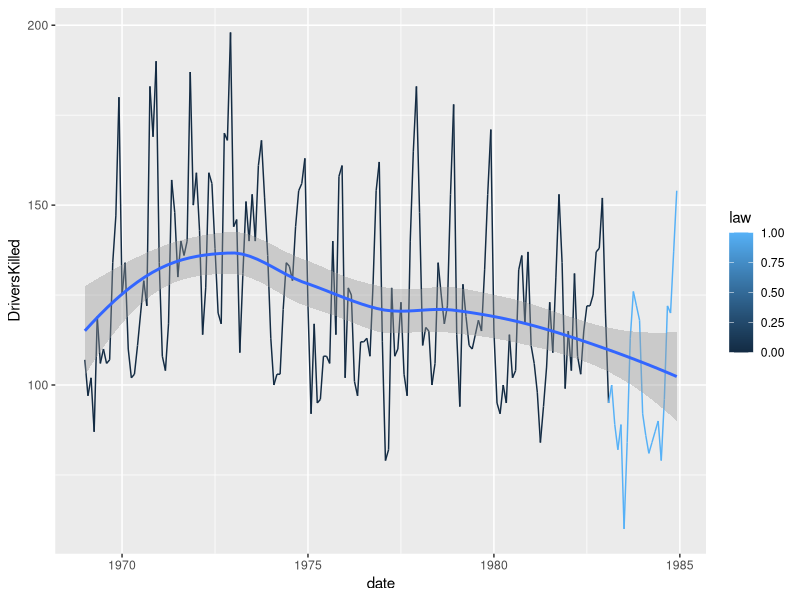
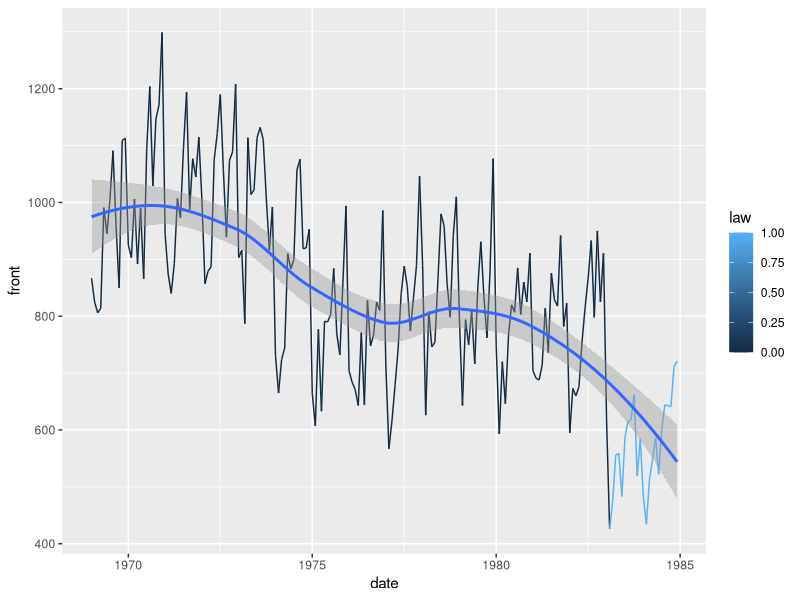
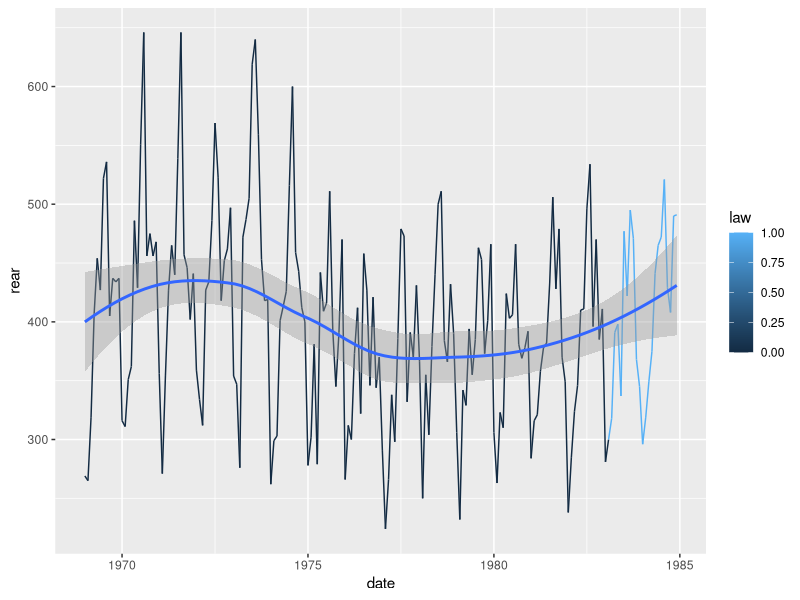
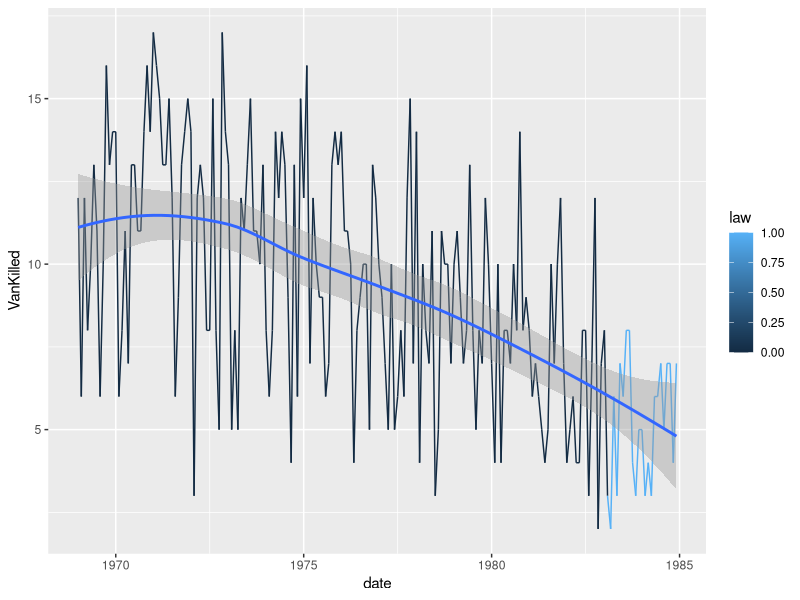
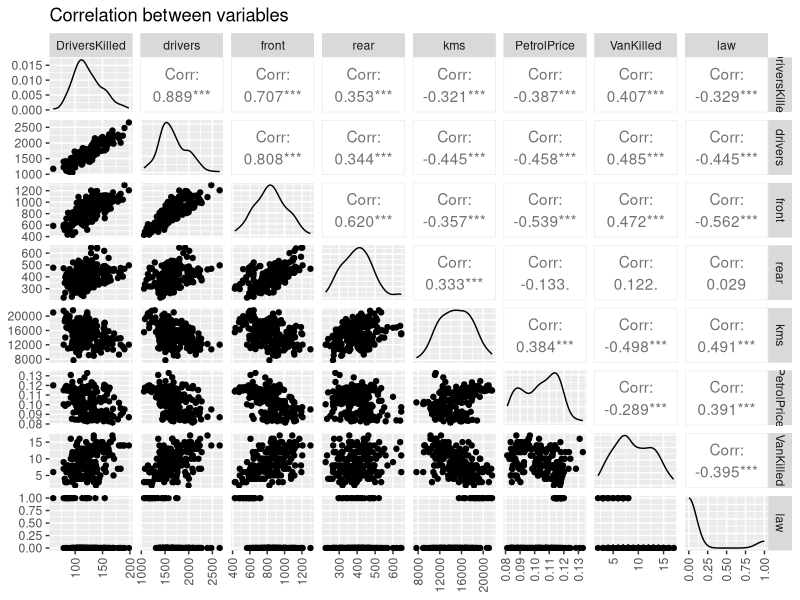

These figures' R source, in order:
## ---- chunk 1
# Libraries
set.seed(96024)

library(tidyverse)
library(readr)
library(kableExtra)
library(bookdown)
## ---- chunk 2
knitr::opts_chunk$set(fig.pos = 'H', echo = FALSE, message = FALSE, warning = FALSE)
## ---- chunk 3
Seatbelts_data = data.frame(as.matrix(Seatbelts),date=time(Seatbelts))
## ---- chunk 4
ggplot(data=Seatbelts_data, aes(x=date,y=DriversKilled,col=law))+geom_line()+geom_smooth()
## ---- chunk 5
ggplot(data=Seatbelts_data, aes(x=date,y=front,col=law))+geom_line()+geom_smooth()
## ---- chunk 6
ggplot(data=Seatbelts_data, aes(x=date,y=rear,col=law))+geom_line()+geom_smooth()
## ---- chunk 7
ggplot(data=Seatbelts_data, aes(x=date,y=VanKilled,col=law))+geom_line()+geom_smooth()
## ---- chunk 8
Seatbelts_data %>%
  group_by(law) %>%
  summarise(DriversKilled_Average=mean(DriversKilled)) %>%
  kable(caption="Drivers killed before and after law")
## ---- chunk 9
Seatbelts_data %>%
  group_by(law) %>%
  summarise(Rear_Average=mean(rear)) %>%
  kable(caption="Back seat passengers killed before and after law")
## ---- chunk 10
Seatbelts_data %>%
  group_by(law) %>%
  summarise(Front_Average=mean(front)) %>%
  kable(caption="Front seat passengers killed before and after law")
## ---- chunk 11
Seatbelts_data %>%
  group_by(law) %>%
  summarise(Van_Average=mean(VanKilled)) %>%
  kable(caption="Light good vehicle drivers killed before and after law")
## ---- chunk 12
library(ggplot2)
library(GGally)
library(tidyverse)
library(readr)
## ---- chunk 13
Seatbelts%>%as.data.frame()->seatbelts
## ---- chunk 14
seatbelts%>%
  select("DriversKilled", "drivers", "front")%>%
  summary()%>%
  kable(caption = "Summary of the three variabls")
## ---- chunk 15
seatbelts%>% 
  ggpairs()+
  ggtitle("Correlation between variables")+
  theme(axis.text.x = element_text(angle = 90, vjust = 0.5, hjust=1))
